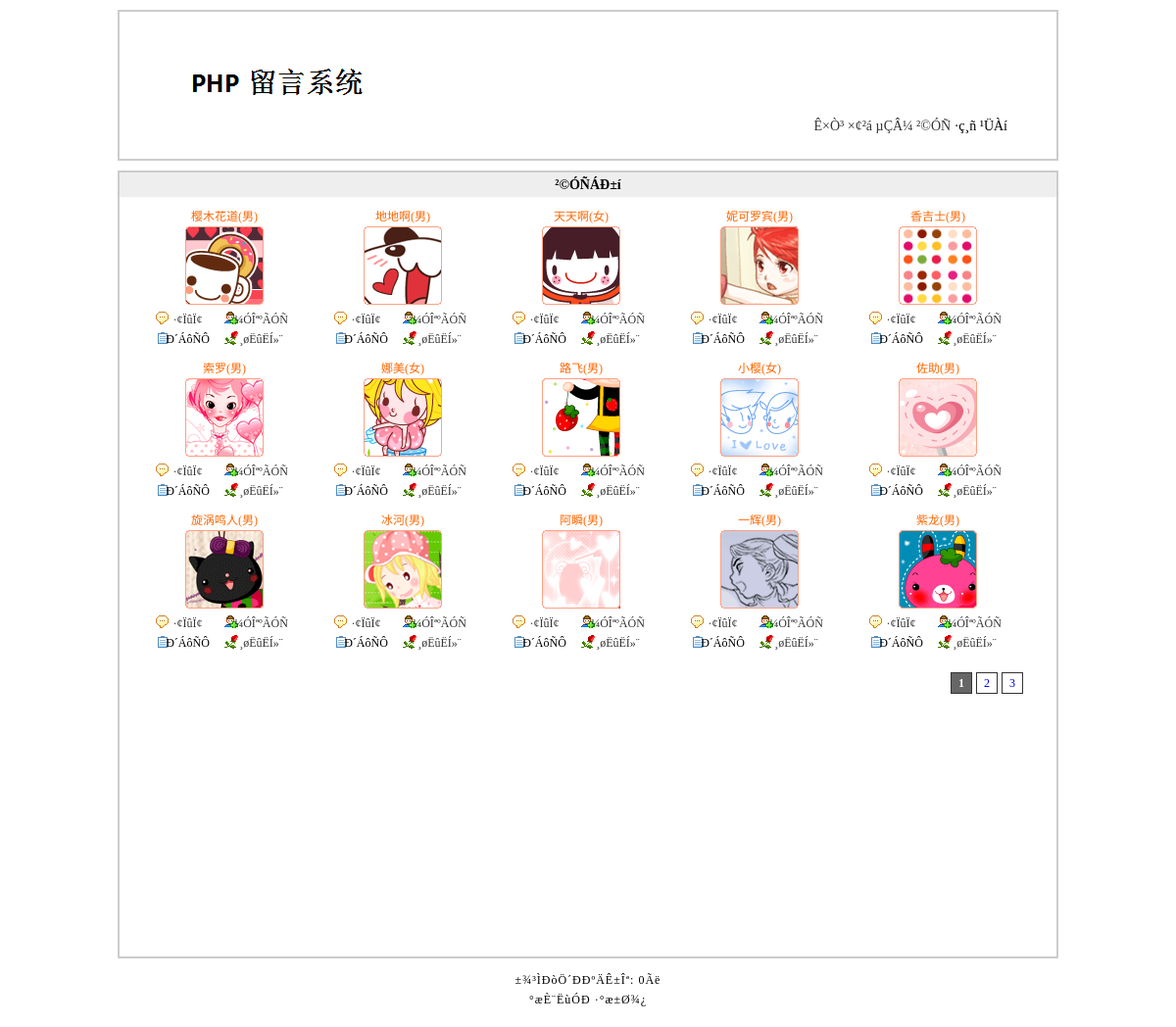
Screenshot of /blog.php with the database file from the repository.
### tables this page shows
CREATE TABLE `tg_user` (
  `tg_id` mediumint(8) unsigned NOT NULL auto_increment COMMENT '//用户自动编号',
  `tg_uniqid` char(40) NOT NULL COMMENT '//验证身份的唯一标识符',
  `tg_active` char(40) NOT NULL COMMENT '//激活登录用户',
  `tg_username` varchar(20) NOT NULL COMMENT '//用户名',
  `tg_password` char(40) NOT NULL COMMENT '//密码',
  `tg_question` varchar(20) NOT NULL COMMENT '//密码提示',
  `tg_answer` char(40) NOT NULL COMMENT '//密码回答',
  `tg_email` varchar(40) default NULL COMMENT '//邮件',
  `tg_qq` varchar(10) default NULL COMMENT '//QQ',
  `tg_url` varchar(40) default NULL COMMENT '//网址',
  `tg_sex` char(1) NOT NULL COMMENT '//性别',
  `tg_face` char(12) NOT NULL COMMENT '//头像',
  `tg_level` tinyint(1) unsigned NOT NULL default '0' COMMENT '//会员等级',
  `tg_reg_time` datetime NOT NULL COMMENT '//注册时间',
  `tg_last_time` datetime NOT NULL COMMENT '//最后登录的时间',
  `tg_last_ip` varchar(20) NOT NULL COMMENT '//最后登录的IP',
  `tg_login_count` smallint(4) unsigned NOT NULL default '0' COMMENT '//登录次数',
  PRIMARY KEY  (`tg_id`)
);

### includes/mysql.func.php (called while the page is built, shortened)
<?php
function _query($_sql) {
	if (!$_result = mysql_query($_sql)) {
		exit('SQLÖ´ÐÐÊ§°Ü'.mysql_error());
	}
	return $_result;
}
function _fetch_array_list($_result) {
	return mysql_fetch_array($_result,MYSQL_ASSOC);
}
function _num_rows($_result) {
	return mysql_num_rows($_result);
}
?>

### blog.php (the view, shortened to what this page needs)
<?php
global $_pagesize,$_pagenum;
_page("SELECT tg_id FROM tg_user",15);
$_result = _query("SELECT
												tg_id,tg_username,tg_sex,tg_face
									FROM
												tg_user
							ORDER BY
												tg_reg_time DESC
									 LIMIT
												$_pagenum,$_pagesize
							");
?>
<!DOCTYPE html PUBLIC "-//W3C//DTD XHTML 1.0 Transitional//EN" "http://www.w3.org/TR/xhtml1/DTD/xhtml1-transitional.dtd">
<html xmlns="http://www.w3.org/1999/xhtml">
<head>
<?php
	require ROOT_PATH.'includes/title.inc.php';
?>
</head>
<body>
<?php
	require ROOT_PATH.'includes/header.inc.php';
?>
<div id="blog">
	<h2>²©ÓÑÁÐ±í</h2>
	<?php
		$_html = array();
		while (!!$_rows = _fetch_array_list($_result)) {
			$_html['id'] = $_rows['tg_id'];
			$_html['username'] = $_rows['tg_username'];
			$_html['face'] = $_rows['tg_face'];
			$_html['sex'] = $_rows['tg_sex'];
			$_html = _html($_html);
	?>
	<dl>
		<dd class="user"><?php echo $_html['username']?>(<?php echo $_html['sex']?>)</dd>
		<dt><img src="<?php echo $_html['face']?>" alt="Ñ×ÈÕ" /></dt>
		<dd class="message"><a href="javascript:;" name="message" title="<?php echo $_html['id']?>">·¢ÏûÏ¢</a></dd>
		<dd class="friend"><a href="javascript:;" name="friend" title="<?php echo $_html['id']?>">¼ÓÎªºÃÓÑ</a></dd>
		<dd class="guest">Ð´ÁôÑÔ</dd>
		<dd class="flower"><a href="javascript:;" name="flower" title="<?php echo $_html['id']?>">¸øËûËÍ»¨</a></dd>
	</dl>
	<?php }
		_paging(1);
	?>
</div>
<?php
	require ROOT_PATH.'includes/footer.inc.php';
?>
</body>
</html>

### includes/title.inc.php (shortened to what this page needs)
<link rel="stylesheet" type="text/css" href="styles/1/basic.css" />
<link rel="stylesheet" type="text/css" href="styles/1/<?php echo SCRIPT?>.css" />

### includes/header.inc.php (shortened to what this page needs)
<div id="header">
	<h1><a href="index.php">PHP¶àÓÃ»§ÁôÑÔÏµÍ³</a></h1>
	<ul>
		<li><a href="index.php">Ê×Ò³</a></li>
		<?php
			if (isset($_COOKIE['username'])){
				echo '<li><a href="member.php">'.$_COOKIE['username'].'¡¤¸öÈËÖÐÐÄ</a> '.$GLOBALS['message'].'</li>';
				echo "\n";
			} else {
				echo '<li><a href="register.php">×¢²á</a></li>';
				echo '<li><a href="login.php">µÇÂ¼</a></li>';
			}
		?>
		<li><a href="blog.php">²©ÓÑ</a></li>
		<li>·ç¸ñ</li>
		<li>¹ÜÀí</li>
	</ul>
</div>

### includes/global.func.php (shortened to what this page needs)
<?php
function _runtime() {
	$_mtime = explode(' ',microtime());
	return $_mtime[1] + $_mtime[0];
}
function _html($_string) {
	if (is_array($_string)) {
		foreach ($_string as $_key => $_value) {
			$_string[$_key] = _html($_value);
		}
	} else {
		$_string = htmlspecialchars($_string);
	}
	return $_string;
}
function _page($_sql,$_size) {
	global $_page,$_pagesize,$_pagenum,$_pageabsolute,$_num;
	if (isset($_GET['page'])) {
		$_page = $_GET['page'];
		if (empty($_page) || $_page <= 0 || !is_numeric($_page)) {
			$_page = 1;
		} else {
			$_page = intval($_page);
		}
	} else {
		$_page = 1;
	}
	$_pagesize = $_size;
	$_num = _num_rows(_query($_sql));
	if ($_num == 0) {
		$_pageabsolute = 1;
	} else {
		$_pageabsolute = ceil($_num / $_pagesize);
	}
	$_pagenum = ($_page - 1) * $_pagesize;
}
function _paging($_type) {
	global $_page,$_pageabsolute,$_num,$_id;
	if ($_type == 1) {
		echo '<div id="page_num">';
		echo '<ul>';
				for ($i=0;$i<$_pageabsolute;$i++) {
						if ($_page == ($i+1)) {
							echo '<li><a href="'.SCRIPT.'.php?'.$_id.'page='.($i+1).'" class="selected">'.($i+1).'</a></li>';
						} else {
							echo '<li><a href="'.SCRIPT.'.php?'.$_id.'page='.($i+1).'">'.($i+1).'</a></li>';
						}
				}
		echo '</ul>';
		echo '</div>';
	} else {
		_paging(2);
	}
}
?>

### includes/footer.inc.php (shortened to what this page needs)
<div id="footer">
	<p>±¾³ÌÐòÖ´ÐÐºÄÊ±Îª: <?php echo  round((_runtime() - START_TIME),4)?>Ãë</p>
	<p>°æÈ¨ËùÓÐ ·­°æ±Ø¾¿</p>
</div>

### styles/1/basic.css (style rules this page uses)
* { padding:0; margin:0; }
body { width:960px; margin:0 auto; background:#fff; font-size:14px; }
ul { list-style-type:none; }
h2 { font-size:14px; background:#eee; height:25px; line-height:25px; text-indent:10px; }
#header { width:auto; height:150px; border:2px solid #ccc; margin:10px 0; }
#header h1 { font-size:12px; width:210px; height:39px; background:url(../../images/logo1.jpg) no-repeat; margin:50px 0 0 50px; }
#header h1 a { width:210px; height:39px; display:block; text-indent:-9999px; }
#header ul { text-align:right; padding:20px 50px 0 0; }
#header ul li { display:inline; }
#header ul li a { text-decoration:none; color:#333; }
#page_num { height:20px; clear:both; padding:20px 0; position:relative; font-size:12px; }
#page_num ul { position:absolute; right:30px; height:20px; }
#page_num ul li { float:left; width:26px; height:20px; }
#page_num ul li a { display:block; width:20px; height:20px; line-height:20px; border:1px solid #333; text-align:center; text-decoration:none; }
#page_num ul li a:hover,#page_num ul li a.selected { background:#666; font-weight:bold; color:#fff; }
#footer { clear:both; width:auto; height:60px; text-align:center; padding:10px 0 0 0; }
#footer p { font-size:12px; letter-spacing:1px; padding:5px 0 0 0; }

### styles/1/blog.css (style rules this page uses)
#blog { width:auto; height:800px; border:2px solid #ccc; font-size:12px; }
#blog h2 { text-indent:0; text-align:center; }
#blog dl { width:150px; margin:10px 0 0 32px; float:left; }
#blog dl dt { width:150px; margin:0 0 5px 0; }
#blog dl dt img { margin:0 auto; display:block; }
#blog dl dd { height:20px; line-height:20px; text-align:center; width:75px; float:left; }
#blog dl dd a { text-decoration:none; color:#333; }
#blog dl dd.user { width:150px; float:none; color:#f60; }
#blog dl dd.message { background:url(../../images/x1.gif) no-repeat 5px 35%; }
#blog dl dd.friend { background:url(../../images/x2.gif) no-repeat left 35%; }
#blog dl dd.guest { background:url(../../images/x3.gif) no-repeat 5px 35%; }
#blog dl dd.flower { background:url(../../images/x4.gif) no-repeat left 35%; }

### rows the page displays
tg_user: tg_username "樱木花道", tg_sex "男", tg_face (picture)
tg_user: tg_username "地地啊", tg_sex "男", tg_face (picture)
tg_user: tg_username "天天啊", tg_sex "女", tg_face (picture)
tg_user: tg_username "妮可罗宾", tg_sex "男", tg_face (picture)
tg_user: tg_username "香吉士", tg_sex "男", tg_face (picture)
tg_user: tg_username "索罗", tg_sex "男", tg_face (picture)
tg_user: tg_username "娜美", tg_sex "女", tg_face (picture)
tg_user: tg_username "路飞", tg_sex "男", tg_face (picture)
tg_user: tg_username "小樱", tg_sex "女", tg_face (picture)
tg_user: tg_username "佐助", tg_sex "男", tg_face (picture)
tg_user: tg_username "旋涡鸣人", tg_sex "男", tg_face (picture)
tg_user: tg_username "冰河", tg_sex "男", tg_face (picture)
tg_user: tg_username "阿瞬", tg_sex "男", tg_face (picture)
tg_user: tg_username "一辉", tg_sex "男", tg_face (picture)
tg_user: tg_username "紫龙", tg_sex "男", tg_face (picture)

### other values shown
_runtime() - START_TIME "0"
